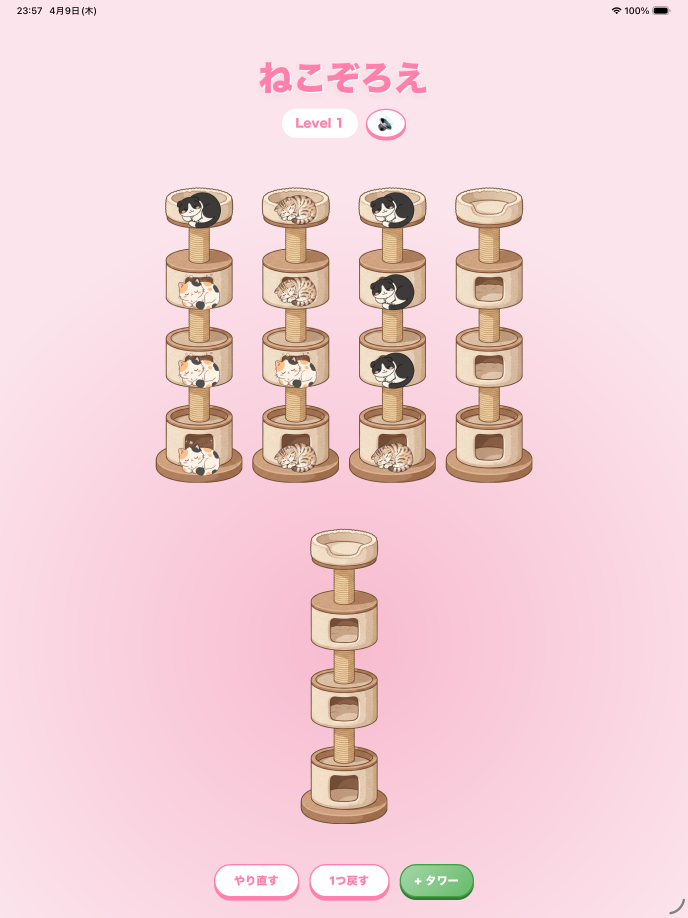
#> input picture store_assets/ios/Simulator Screenshot - iPad Pro 13-inch (M5) - 2026-04-09 at 23.57.14.png, 2064 x 2752 px, found by its file name (shown at 1/3 size); its folder holds only this picture in this run
$ python format_screenshots.py
#> lines starting #> are read from the running program, lines starting #| are printed output that depends on the picture
from PIL import Image
import os

# 設定
input_dir = '/Users/kentosada/dev/sort-cat/store_assets/ios'
output_dir = os.path.join(input_dir, 'formatted')
# 6.5インチ要求サイズ
target_width = 1242
target_height = 2688

os.makedirs(output_dir, exist_ok=True)

for filename in os.listdir(input_dir):
    if filename.endswith('.png') and 'Simulator' in filename:
        path = os.path.join(input_dir, filename)
        img = Image.open(path)
#> img is the input picture: PIL image 2064x2752 RGBA; mean R, G, B, A 242.5, 208.9, 215.1, 255

        # 1. アスペクト比を維持してリサイズ（横幅を合わせる）
        ratio = target_width / img.width
#> ratio = 0.602
        new_height = int(img.height * ratio)
#> new_height = 1656
        img_resized = img.resize((target_width, new_height), Image.Resampling.LANCZOS)

        # 2. ターゲットサイズ(1242x2688)に合わせてトリミング
        # 上下の中央を切り出す
        if new_height > target_height:
            top = (new_height - target_height) // 2
            img_final = img_resized.crop((0, top, target_width, top + target_height))
        else:
            # 高さが足りない場合は背景を埋める（通常はシミュレーター画像なら高さが余るはず）
            img_final = Image.new('RGB', (target_width, target_height), (252, 228, 236))
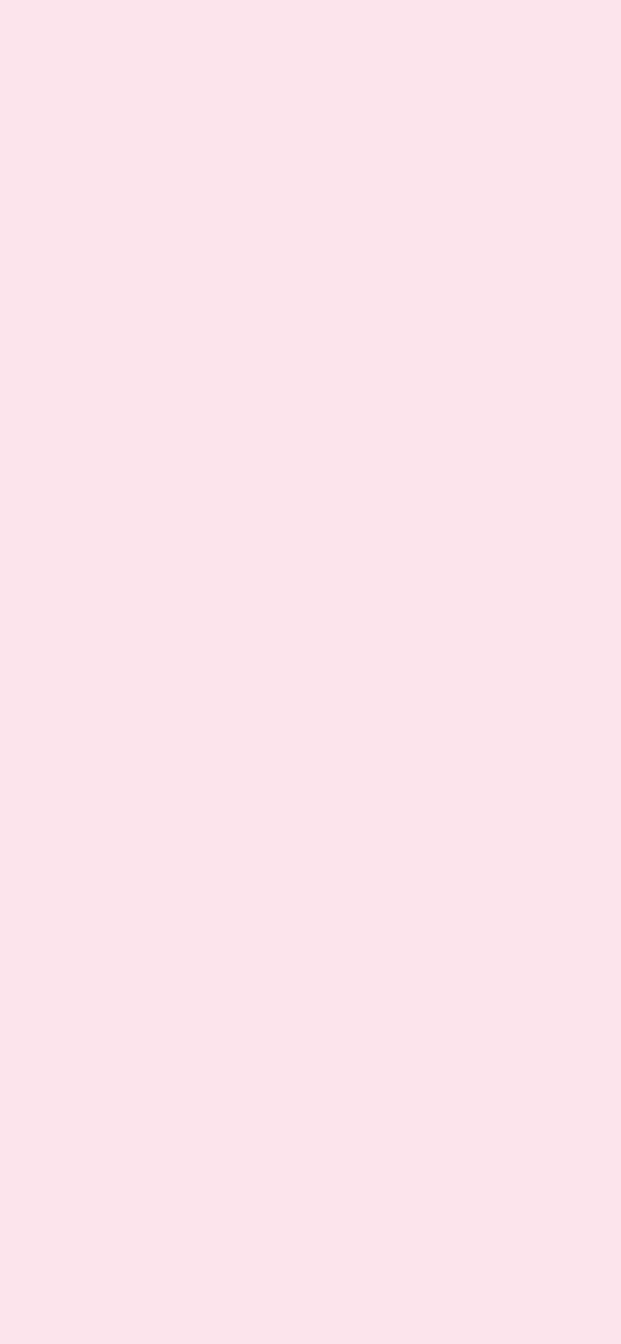
#> img_final: PIL image 1242x2688 RGB (shown at 1/2 size); mean R, G, B 252, 228, 236
            img_final.paste(img_resized, (0, 0))
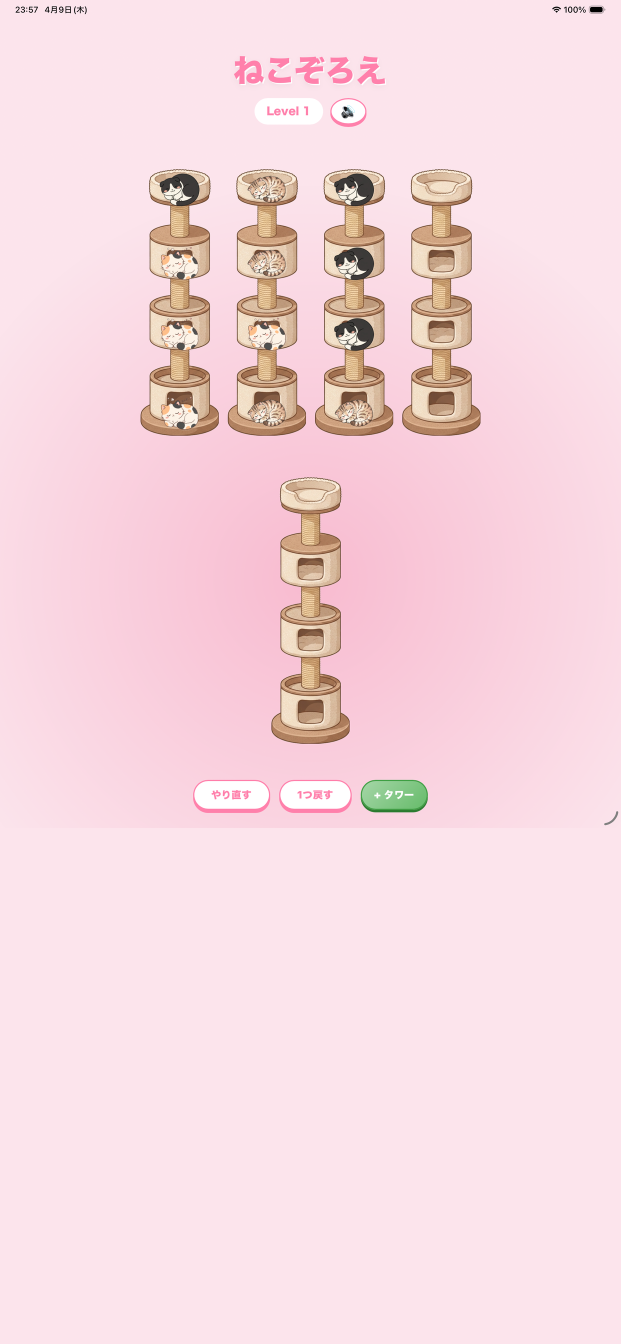
#> img_final: PIL image 1242x2688 RGB (shown at 1/2 size); mean R, G, B 246.1, 216.2, 223.1

        output_path = os.path.join(output_dir, filename)
        img_final.save(output_path, "PNG")
        print(f"Formatted: {filename} -> {target_width}x{target_height}")

$ run again, on store_assets/ios/Simulator Screenshot - iPhone 17 Pro - 2026-04-09 at 22.36.42.png
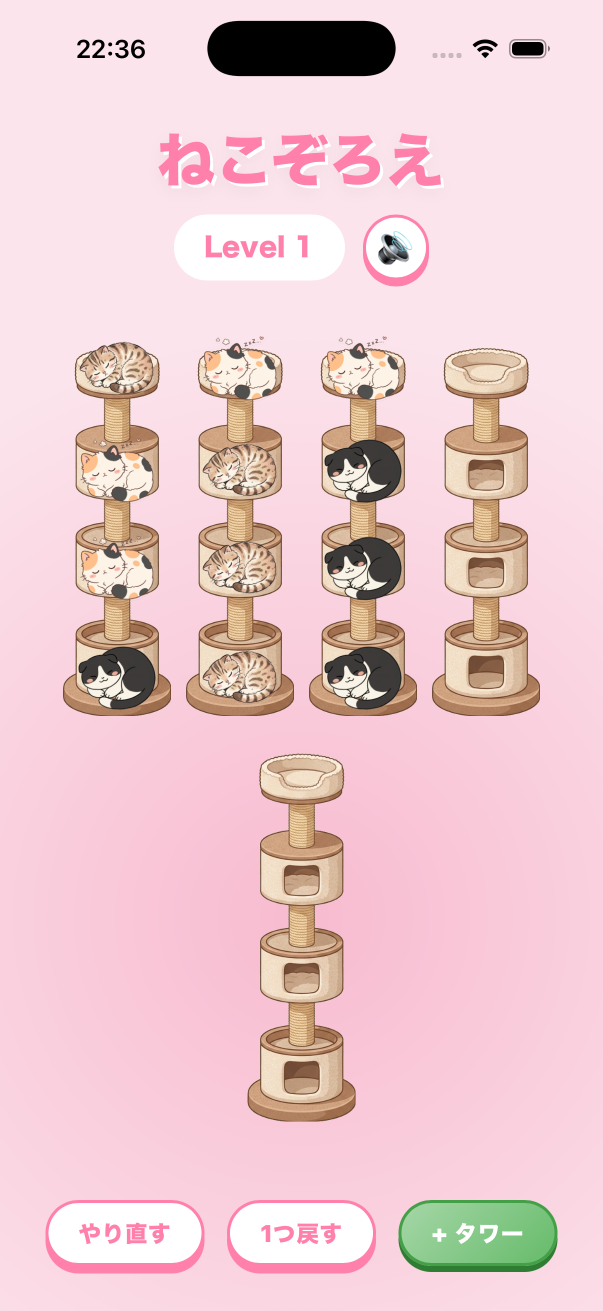
#> input picture store_assets/ios/Simulator Screenshot - iPhone 17 Pro - 2026-04-09 at 22.36.42.png, 1206 x 2622 px, found by its file name (shown at 1/2 size)
#> img is the input picture: PIL image 1206x2622 RGBA; mean R, G, B, A 235.1, 201.4, 206.5, 255
#> `img_final = img_resized.crop((0, top, target_width, top + target_heigh..`:
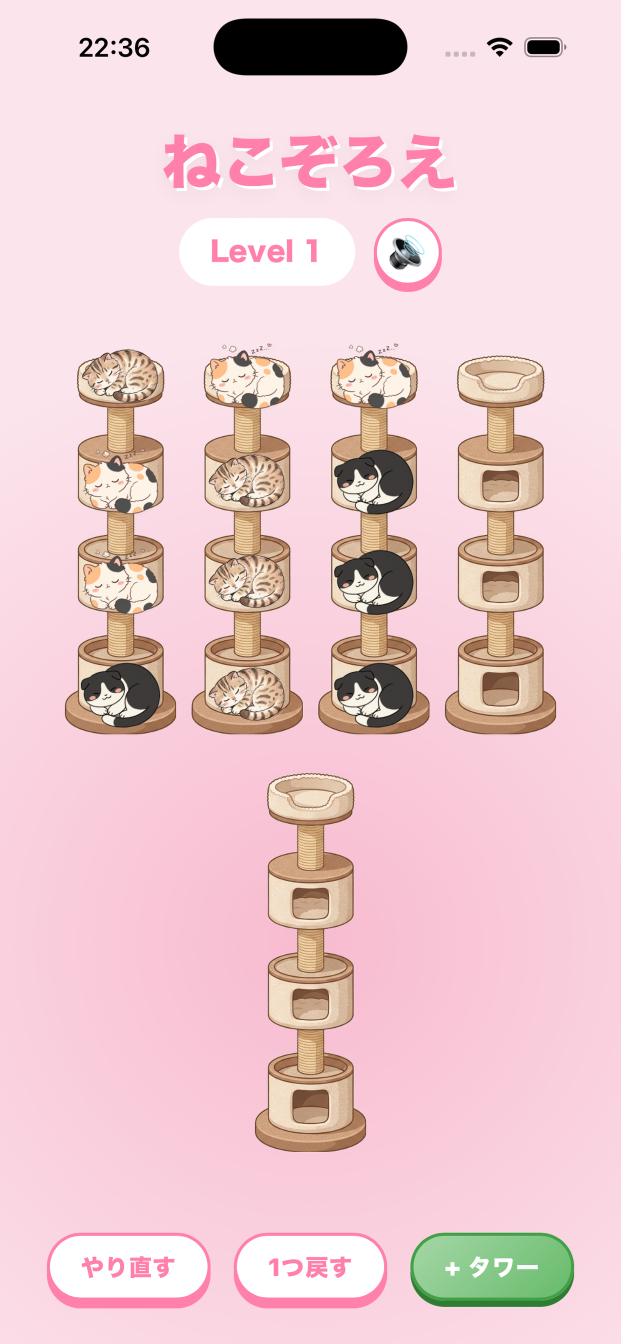
#> img_final: PIL image 1242x2688 RGBA (shown at 1/2 size); mean R, G, B, A 235, 201.3, 206.4, 255

$ run again, on store_assets/ios/Simulator Screenshot - iPhone 17 Pro - 2026-04-09 at 22.37.57.png
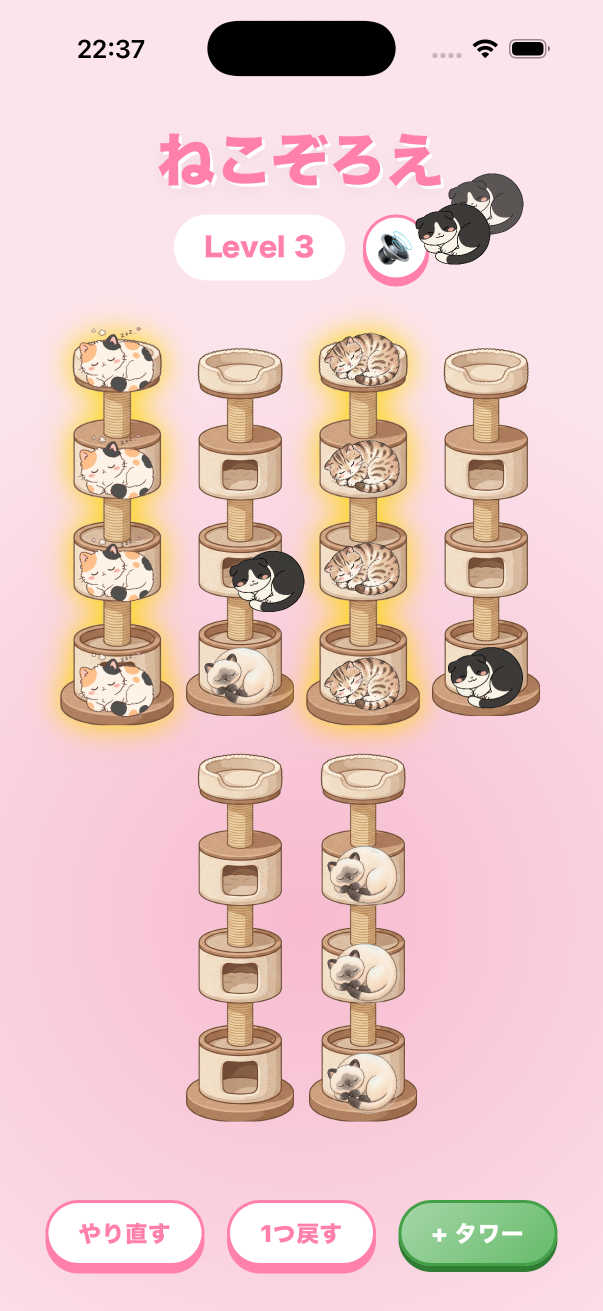
#> input picture store_assets/ios/Simulator Screenshot - iPhone 17 Pro - 2026-04-09 at 22.37.57.png, 1206 x 2622 px, found by its file name (shown at 1/2 size)
#> img is the input picture: PIL image 1206x2622 RGBA; mean R, G, B, A 233.2, 200.2, 199.4, 255
#> `img_final = img_resized.crop((0, top, target_width, top + target_heigh..`:
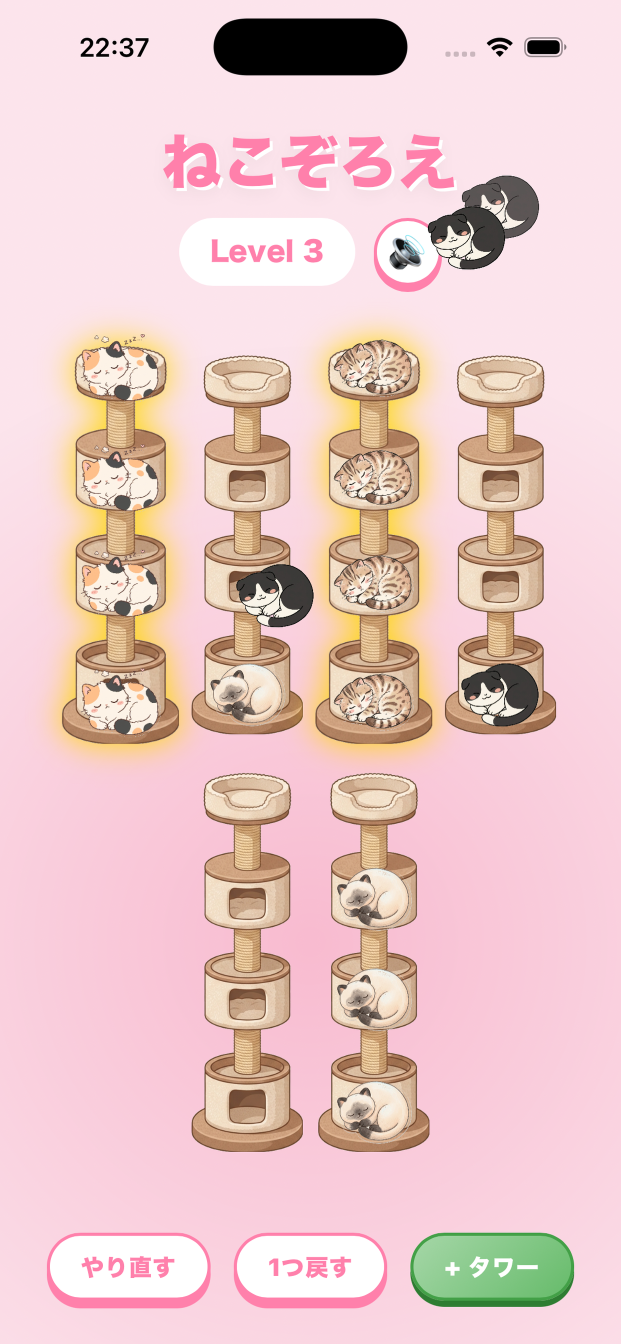
#> img_final: PIL image 1242x2688 RGBA (shown at 1/2 size); mean R, G, B, A 233.1, 200.1, 199.3, 255
